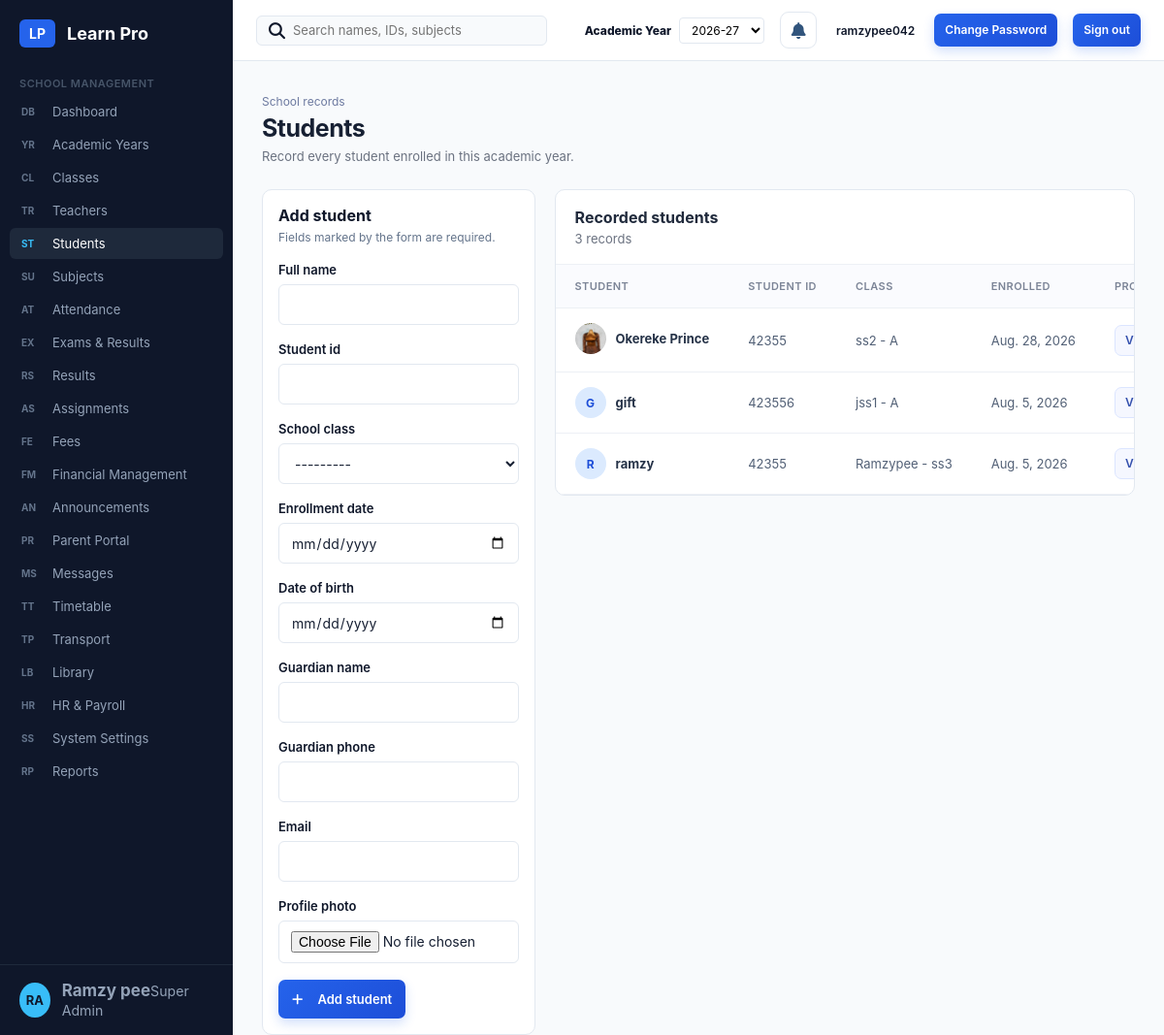
Page /students/ (signed in) on the committed database.
### management/models.py (models this page shows, shortened)
class OwnedRecord(models.Model):
    created_by = models.ForeignKey(settings.AUTH_USER_MODEL, on_delete=models.CASCADE)
    created_at = models.DateTimeField(auto_now_add=True)
    class Meta:
        abstract = True

class Student(OwnedRecord):
    full_name = models.CharField(max_length=120)
    student_id = models.CharField(max_length=40)
    school_class = models.ForeignKey(SchoolClass, on_delete=models.PROTECT, related_name='students')
    enrollment_date = models.DateField()
    date_of_birth = models.DateField(null=True, blank=True)
    guardian_name = models.CharField(max_length=120, blank=True)
    guardian_phone = models.CharField(max_length=30, blank=True)
    email = models.EmailField(blank=True)
    profile_photo = models.FileField(upload_to='profiles/students/', blank=True)
    class Meta:
        ordering = ['full_name']
        constraints = [models.UniqueConstraint(fields=['created_by', 'student_id'], name='unique_student_id')]

class SchoolClass(OwnedRecord):
    name = models.CharField(max_length=80)
    section = models.CharField(max_length=30, blank=True)
    academic_year = models.CharField(max_length=20, default='2026-27')
    class Meta:
        ordering = ['name', 'section']
        constraints = [models.UniqueConstraint(fields=['created_by', 'name', 'section', 'academic_year'], name='unique_school_class')]
    def __str__(self):
        return f'{self.name}{" - " + self.section if self.section else ""}'

### management/views.py (the view)
# urls.py: path('students/', views.students, name='students'),
@login_required
def students(request):
    return record_page(request, 'students')

### management/forms.py
class StudentForm(ProfilePhotoValidationMixin, forms.ModelForm):
    class Meta:
        model = Student
        fields = ('full_name', 'student_id', 'school_class', 'enrollment_date', 'date_of_birth', 'guardian_name', 'guardian_phone', 'email', 'profile_photo')
        widgets = {'enrollment_date': forms.DateInput(attrs={'type': 'date'}), 'date_of_birth': forms.DateInput(attrs={'type': 'date'})}

### management/views.py (called while the page is built)
def workspace_owner(profile):
    for record in (profile.teacher, profile.student, profile.parent):
        if record:
            return record.created_by
    return profile.user

def module_scope(request, kind):
    profile, _ = UserProfile.objects.get_or_create(user=request.user)
    owner = workspace_owner(profile)
    return profile, owner, True, {}

### Templates/records.html (shortened to what this page needs)
{% extends 'base.html' %}
{% block content %}
  <div class="page-heading">
    <div>
      <span class="breadcrumb">School records</span><h1>{{ title }}</h1><p>{{ intro }}</p>
    </div>
  </div>
  <div class="record-layout {% if not can_create %}record-layout-readonly{% endif %}">
    {% if can_create %}
    <section class="panel record-form">
      <h2>{% if editing_record %}Edit {{ title|slice:':-1' }}{% else %}{{ action }}{% endif %}</h2><p>Fields marked by the form are required.</p>
      <form method="post" enctype="multipart/form-data">
        {% for field in form %}
          <div class="auth-field">
            <label for="{{ field.id_for_label }}">{{ field.label }}</label>{{ field }}{% if field.help_text %}<small class="auth-help">{{ field.help_text }}</small>{% endif %}
          </div>
        {% endfor %}<button class="btn-primary" type="submit"><i class="fa-solid {% if editing_record %}fa-floppy-disk{% else %}fa-plus{% endif %}"></i> {% if editing_record %}Save changes{% else %}{{ action }}{% endif %}</button>
      </form>
    </section>
    {% endif %}
    <section class="panel table-panel">
      <div class="panel-header">
        <div>
          <h2>Recorded {{ title|lower }}</h2><p>{{ records|length }} record{{ records|length|pluralize }}</p>
        </div>
      </div>
      <div class="table-wrap">
        <table>
          {% if kind == 'years' %}
            <thead>
              <tr>
                <th>Academic year</th>
                <th>Start date</th>
                <th>End date</th>
                <th>Terms</th>
                <th>Status</th>
              </tr>
            </thead>
            <tbody>
              {% for record in records %}
                <tr>
                  <td>
                    <b>{{ record.name }}</b>
                  </td>
                  <td>{{ record.start_date }}</td>
                  <td>{{ record.end_date }}</td>
                  <td>{{ record.terms }}</td>
                  <td>
                    <span class="status {% if record.is_active %}
                        active-status
                      {% else %}
                        neutral-status
                      {% endif %}">
                      {% if record.is_active %}
                        Active
                      {% else %}
                        Archived
                      {% endif %}
                    </span>
                  </td>
                </tr>
              {% empty %}
                <tr>
                  <td colspan="5" class="empty-cell">No academic years recorded yet.</td>
                </tr>
              {% endfor %}
            </tbody>
          {% elif kind == 'students' %}
            <thead>
              <tr>
                <th>Student</th>
                <th>Student ID</th>
                <th>Class</th>
                <th>Enrolled</th>
                <th>Profile</th>
              </tr>
            </thead>
            <tbody>
              {% for record in records %}
                <tr>
                  <td><span class="person-cell">{% if record.profile_photo %}<img src="{{ record.profile_photo.url }}" alt="{{ record.full_name }}">{% else %}<span class="person-placeholder">{{ record.full_name|slice:':1'|upper }}</span>{% endif %}<b>{{ record.full_name }}</b></span></td>
                  <td>{{ record.student_id }}</td>
                  <td>{{ record.school_class }}</td>
                  <td>{{ record.enrollment_date }}</td>
                  <td><a class="btn-light btn-compact" href="{% url 'student_details' record.pk %}">View profile</a></td>
                </tr>
              {% empty %}
                <tr>
                  <td colspan="5" class="empty-cell">No students enrolled yet.</td>
                </tr>
              {% endfor %}
            </tbody>
          {% endif %}
        </table>
      </div>
    </section>
  </div>
{% endblock %}

### Templates/base.html (shortened to what this page needs)
{% load static %}
<!DOCTYPE html>
<html lang="en">
  <head>
    <link rel="stylesheet" href="{% static 'style.css' %}" />
    <link rel="stylesheet" href="https://cdnjs.cloudflare.com/ajax/libs/font-awesome/6.4.0/css/all.min.css" />
  </head>
  <body>
    <div class="app-container">
      <aside class="sidebar" id="primary-navigation">
        <a class="brand" href="{% url 'index' %}"><span class="logo-box">LP</span><span class="brand-name">Learn Pro</span></a><span class="sidebar-section-title">SCHOOL MANAGEMENT</span><nav class="nav-menu">
          {% for item in navigation_items %}
            <a href="{% url item.url_name %}" class="nav-item {% if active == item.active %}active{% endif %}"><span class="badge">{{ item.badge }}</span><span class="label">{{ item.label }}</span></a>
          {% endfor %}
        </nav>
        <div class="sidebar-footer">
          <a class="user-avatar" href="{% url 'my_profile' %}" aria-label="Open my profile">{% if header_photo %}<img src="{{ header_photo.url }}" alt="">{% else %}{{ request.user.username|slice:':2'|upper }}{% endif %}</a>
          <div class="user-info">
            <b>Ramzy pee</b><small>Super Admin</small>
          </div>
        </div>
      </aside>
      <main class="main-content">
        <header class="top-header">
          <form class="search-box" action="{% url 'search' %}" method="get">
            <i class="fa-solid fa-magnifying-glass"></i><input name="q" value="{{ request.GET.q }}" placeholder="Search names, IDs, subjects" aria-label="Search records" />
          </form>
          <div class="header-actions">
            <form class="dropdown-group" method="post" action="{% url 'set_academic_year' %}">{% csrf_token %}<input type="hidden" name="next" value="{{ request.path }}">
              <span class="dropdown-label academic-year-label">Academic Year</span><select class="select-input" name="academic_year" aria-label="Academic year" onchange="this.form.submit()">
                <option {% if selected_academic_year == '2026-27' %}selected{% endif %}>2026-27</option>
              </select>
            </form>
            {% if request.user.is_authenticated %}
              <a class="notification-link" href="{% url 'notifications' %}" aria-label="Open notifications"><i class="fa-solid fa-bell"></i>{% if unread_notification_count %}<b>{{ unread_notification_count }}</b>{% endif %}</a>
              <a class="header-profile" href="{% url 'my_profile' %}" aria-label="Open my profile"><span>{{ request.user.get_full_name|default:request.user.username }}</span></a>
              <a class="btn-primary header-action-button" href="{% url 'change_password' %}">Change Password</a>
              <form method="post" action="{% url 'sign_out' %}" class="inline-form">
                {% csrf_token %}<button class="btn-primary header-action-button" type="submit">Sign out</button>
              </form>
            {% else %}
              <a class="btn-text" href="{% url 'sign_in' %}">Sign in</a>
            {% endif %}
          </div>
        </header>
        <section class="page-body">
          {% block content %}
          {% endblock %}
        </section>
      </main>
    </div>
  </body>
</html>

### rows in the picture
Student: profile_photo (picture), full_name "Okereke Prince", student_id "42355", school_class "ss2 - A", enrollment_date "Aug. 28, 2026"
Student: full_name "G", full_name "gift", student_id "423556", school_class "jss1 - A", enrollment_date "Aug. 5, 2026"
Student: full_name "R", full_name "ramzy", student_id "42355", school_class "Ramzypee - ss3", enrollment_date "Aug. 5, 2026"

### other values in the picture
{{ item.badge }} "DB" "YR" "CL" "TR" "ST" "SU" "AT" "EX" "RS" "AS" "FE" "FM" "AN" "PR" "MS" "TT" "TP" "LB" "HR" "SS" "RP"
{{ item.label }} "Dashboard" "Academic Years" "Classes" "Teachers" "Students" "Subjects" "Attendance" "Exams & Results" "Results" "Assignments" "Fees" "Financial Management" "Announcements" "Parent Portal" "Messages" "Timetable" "Transport" "Library" "HR & Payroll" "System Settings" "Reports"
{{ request.user.username|slice:':2'|upper }} "RA"
{{ request.user.get_full_name|default:request.user.username }} "ramzypee042"
{{ title }} "Students"
{{ intro }} "Record every student enrolled in this academic year."
{{ action }} "Add student"
{{ field.label }} "Full name" "Student id" "School class" "Enrollment date" "Date of birth" "Guardian name" "Guardian phone" "Email" "Profile photo"
{{ title|lower }} "students"
{{ records|length }} "3"
